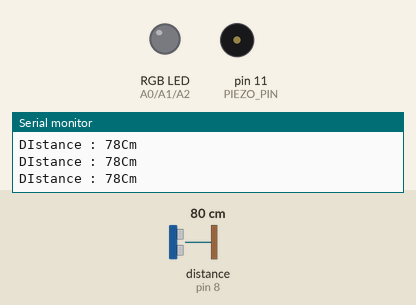
Simulated run of this sketch. Board: Arduino Uno, built with avr-gcc and run on an emulated ATmega328P. Parts: an RGB LED mixed from three pins (HIGH = lit), buzzer (waves = sounding), the last lines printed to the serial monitor. Wiring (inferred from the names in the program): ultrasonic range finder: trigger pin 9; echo pin 8. Inputs (shaded band) come from the test bench; at power-on: distance to the obstacle (sensor on pin 8) 80 cm. The echo pulse lasts 58.3 µs per cm; pins used as bus, display or sensor lines are not drawn.

Above: at 1.2 s.
1.3 s: distance to the obstacle (sensor on pin 8) set to 47 cm
At 1.9 s:
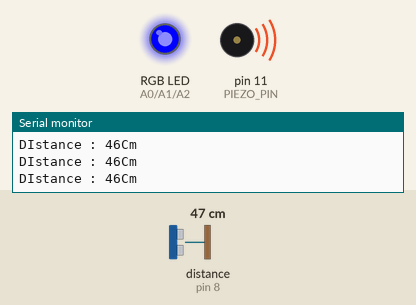
2.9 s: distance to the obstacle (sensor on pin 8) set to 30 cm
At 3.8 s:
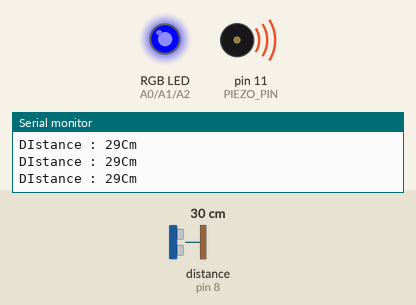
4.4 s: distance to the obstacle (sensor on pin 8) set to 25 cm
At 5.6 s:
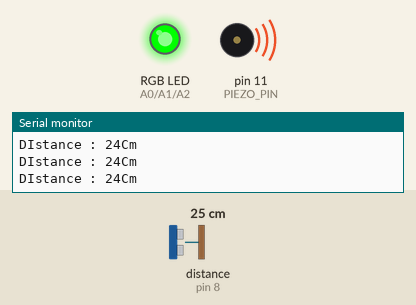
5.9 s: distance to the obstacle (sensor on pin 8) set to 8 cm
At 6.9 s:
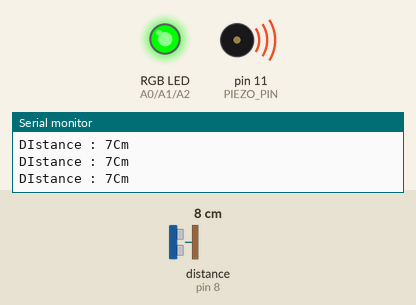
7.4 s: distance to the obstacle (sensor on pin 8) set to 5 cm
At 7.8 s:
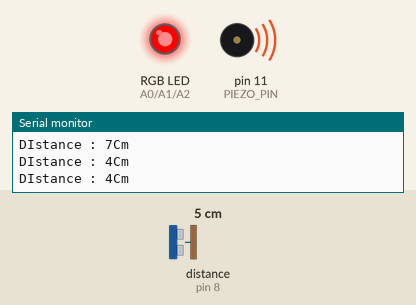
9.0 s: distance to the obstacle (sensor on pin 8) set to 9 cm
At 9.4 s:
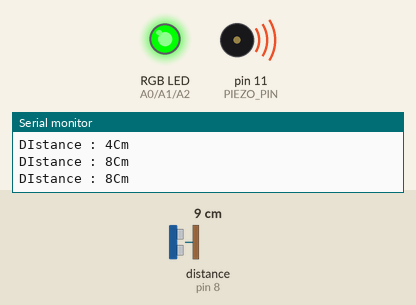
Timing chart, 0 to 11.6 s (numbered marks = the images above; inputs shaded):
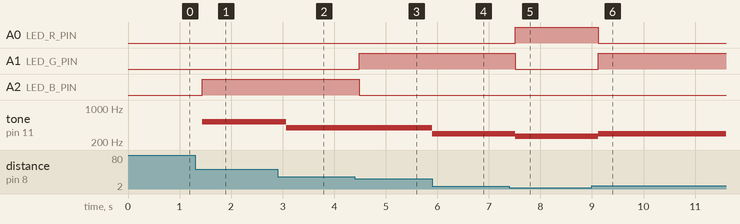

Measured:
- the behaviour switches between 27 and 26 cm on distance to the obstacle (sensor on pin 8) (found by bisection; images 2 and 3)
- the behaviour switches between 7 and 6 cm on distance to the obstacle (sensor on pin 8) (found by bisection; images 4 and 5)
- after the input at 1.3 s, A2 (LED_B_PIN): LOW → HIGH after 0.14 s; tone on pin 11 (PIEZO_PIN): silent → 523 Hz after 0.14 s
- after the input at 2.9 s, tone on pin 11 (PIEZO_PIN): 523 Hz → 392 Hz after 0.17 s
- after the input at 4.4 s, A1 (LED_G_PIN): LOW → HIGH after 0.09 s; A2 (LED_B_PIN): HIGH → LOW after 0.09 s
- after the input at 5.9 s, tone on pin 11 (PIEZO_PIN): 392 Hz → 294 Hz at once
- after the input at 7.4 s, A0 (LED_R_PIN): LOW → HIGH after 0.11 s; A1 (LED_G_PIN): HIGH → LOW after 0.11 s; tone on pin 11 (PIEZO_PIN): 294 Hz → 262 Hz after 0.11 s
- after the input at 9.0 s, A0 (LED_R_PIN): HIGH → LOW after 0.12 s; A1 (LED_G_PIN): LOW → HIGH after 0.12 s; tone on pin 11 (PIEZO_PIN): 262 Hz → 294 Hz after 0.12 s

The sketch:

Example01.ino
```cpp
// 초음파 핀
#define TRIG_PIN 9 // 초음파 송신핀
#define ECHO_PIN 8 // 초음파 수신핀
// LED 핀
#define LED_R_PIN A0
#define LED_G_PIN A1
#define LED_B_PIN A2
// 피에조 스피커 핀
#define PIEZO_PIN 11

const int SCALE[8] = {262, 294, 330, 249, 392, 440, 494, 523};

void setup() {
  // 시리얼 통신 초기화
  Serial.begin(9600);
  // 초음파 센서 핀 초기화
  pinMode(TRIG_PIN, OUTPUT);
  pinMode(ECHO_PIN, INPUT);
  // LED 핀 초기화
  pinMode(LED_R_PIN, OUTPUT);
  pinMode(LED_G_PIN, OUTPUT);
  pinMode(LED_B_PIN, OUTPUT);
  // 피에조 스피커 핀 초기화
  pinMode(PIEZO_PIN, OUTPUT);
}
// 초음파 함수
int getUltrasonicDistance(){
  long duration, distance; // duration : 초음파가 반사되어 돌아오는 시간, distance : 측정된 거리값(cm값)
  digitalWrite(TRIG_PIN, LOW);
  delayMicroseconds(2);
  digitalWrite(TRIG_PIN, HIGH);
  delayMicroseconds(10);
  digitalWrite(TRIG_PIN, LOW);

  //물체에 반사되어돌아온 초음파의 시간을 변수에 저장합니다.(초음파는 29.1 마이크로 초마다 1cm 이동함)
  duration = pulseIn(ECHO_PIN, HIGH);
  distance = duration * 17 / 1000;

  return distance;
}
// LED 출력 함수
void setRGBLed(int r, int g, int b){
  analogWrite(LED_R_PIN, r);
  analogWrite(LED_G_PIN, g);
  analogWrite(LED_B_PIN, b);
}
// Main 함수
void loop() {
  int distance = getUltrasonicDistance();
  Serial.print("DIstance : ");
  Serial.print(distance); //측정된 물체로부터 거리값(cm값)을 보여줍니다.
  Serial.print("Cm\n");

  if(distance <= 5){
    setRGBLed(255,0,0);
  }
  else if(distance <= 25){
    setRGBLed(0,255,0);
  }
  else if(distance <= 50){
    setRGBLed(0,0,255);
  }
  if(distance < 50){
    tone(PIEZO_PIN, SCALE[distance/6],250);
  }

  Serial.print("\n");
  delay(200);
}
```
